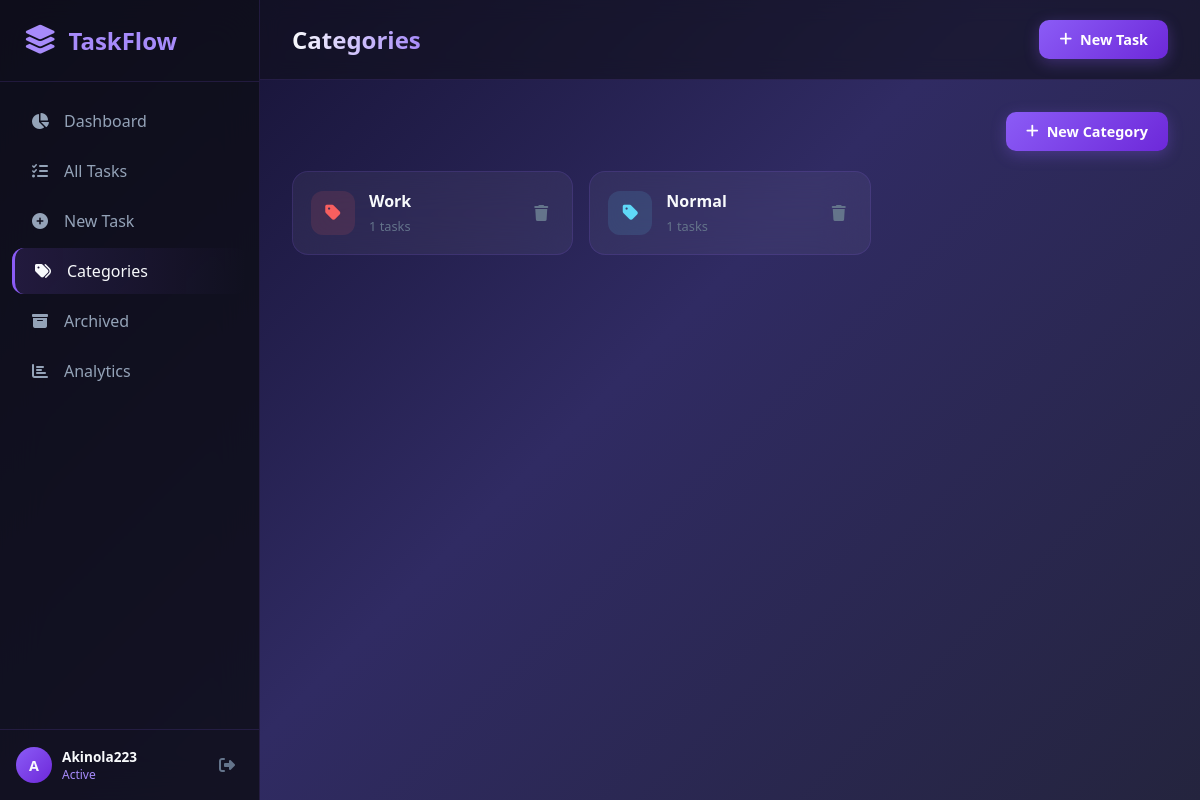
The page /categories/ (signed in) on the database its author committed.
### tasks/models.py (models this page shows, shortened)
class Category(models.Model):
    name = models.CharField(max_length=50)
    color = models.CharField(max_length=7, default="#8b5cf6")
    icon = models.CharField(max_length=30, default="fa-tag")
    user = models.ForeignKey(User, on_delete=models.CASCADE, related_name='categories')
    created_at = models.DateTimeField(auto_now_add=True)
    class Meta:
        verbose_name_plural = "Categories"
        ordering = ['name']

### tasks/views.py (the view)
# urls.py: path('categories/', views.category_list, name='category_list'),
@login_required
def category_list(request):
    categories = Category.objects.filter(user=request.user).annotate(
        task_count=Count('tasks')
    )
    return render(request, 'tasks/category_list.html', {'categories': categories})

### templates/tasks/category_list.html (shortened to what this page needs)
{% extends 'base.html' %}
{% block page_title %}
Categories
{% endblock %}
{% block content %}
<div class="category-page">
    <div class="page-header-actions">
        <a href="{% url 'category_create' %}" class="btn btn-primary">
            <i class="fas fa-plus"></i> New Category
        </a>
    </div>
    <div class="category-grid">
        {% for cat in categories %}
        <div class="category-card glass-card">
            <div class="category-icon" style="background: {{ cat.color }}20; color: {{ cat.color }}">
                <i class="fas {{ cat.icon }}"></i>
            </div>
            <div class="category-info">
                <h4>{{ cat.name }}</h4>
                <span class="task-count">{{ cat.task_count }} tasks</span>
            </div>
            <a href="{% url 'category_delete' cat.id %}" class="btn-icon danger" title="Delete">
                <i class="fas fa-trash"></i>
            </a>
        </div>
        {% empty %}
        <div class="empty-state full-width">
            <i class="fas fa-tags"></i>
            <h3>No categories yet</h3>
            <p>Create categories to organize your tasks better.</p>
        </div>
        {% endfor %}
    </div>
</div>
{% endblock %}

### templates/base.html (shortened to what this page needs)
{% load static %}
<!doctype html>
<html lang="en">
  <head>
    <link
      rel="stylesheet"
      href="https://cdnjs.cloudflare.com/ajax/libs/font-awesome/6.4.0/css/all.min.css"
    />
    <link rel="stylesheet" href="{% static 'css/style.css' %}" />
  </head>
  <body>
    <div class="app-container">
      <aside class="sidebar" id="sidebar">
        <div class="sidebar-header">
          <div class="logo">
            <i class="fas fa-layer-group"></i>
            <span>TaskFlow</span>
          </div>
        </div>
        <nav class="sidebar-nav">
          <a
            href="
{% url 'dashboard' %}
"
            class="nav-item {% if request.resolver_match.url_name == 'dashboard' %} active {% endif %}"
          >
            <i class="fas fa-chart-pie"></i>
            <span>Dashboard</span>
          </a>
          <a
            href="
{% url 'task_list' %}
"
            class="nav-item {% if request.resolver_match.url_name == 'task_list' %} active {% endif %}"
          >
            <i class="fas fa-tasks"></i>
            <span>All Tasks</span>
          </a>
          <a
            href="
{% url 'task_create' %}
"
            class="nav-item {% if request.resolver_match.url_name == 'task_create' %} active {% endif %}"
          >
            <i class="fas fa-plus-circle"></i>
            <span>New Task</span>
          </a>
          <a
            href="
{% url 'category_list' %}
"
            class="nav-item {% if request.resolver_match.url_name == 'category_list' %} active {% endif %}"
          >
            <i class="fas fa-tags"></i>
            <span>Categories</span>
          </a>
          <a
            href="
{% url 'archived_tasks' %}
"
            class="nav-item {% if request.resolver_match.url_name == 'archived_tasks' %} active {% endif %}"
          >
            <i class="fas fa-archive"></i>
            <span>Archived</span>
          </a>
          <a
            href="
{% url 'analytics' %}
"
            class="nav-item {% if request.resolver_match.url_name == 'analytics' %} active {% endif %}"
          >
            <i class="fas fa-chart-bar"></i>
            <span>Analytics</span>
          </a>
        </nav>
        <div class="sidebar-footer">
          <div class="user-info">
            <div class="user-avatar">
              {{ request.user.username|first|upper }}
            </div>
            <div class="user-details">
              <span class="user-name">{{ request.user.username }}</span>
              <span class="user-role">Active</span>
            </div>
          </div>
          <a href="{% url 'logout' %}" class="logout-btn" title="Logout">
            <i class="fas fa-sign-out-alt"></i>
          </a>
        </div>
      </aside>
      <main class="main-content">
        <div class="top-bar">
          <h1 class="page-title">
            {% block page_title %} Dashboard {% endblock %}
          </h1>
          <div class="top-actions">
            <a href="{% url 'task_create' %}" class="btn btn-primary">
              <i class="fas fa-plus"></i> New Task
            </a>
          </div>
        </div>
        <div class="content-wrapper">
           {% block content %} {% endblock %}
        </div>
      </main>
    </div>
  </body>
</html>

### rows shown on the page
Category: name "Work", task_count "1"
Category: name "Normal", task_count "1"

### other values the page prints
{{ request.user.username|first|upper }} "A"
{{ request.user.username }} "Akinola223"
